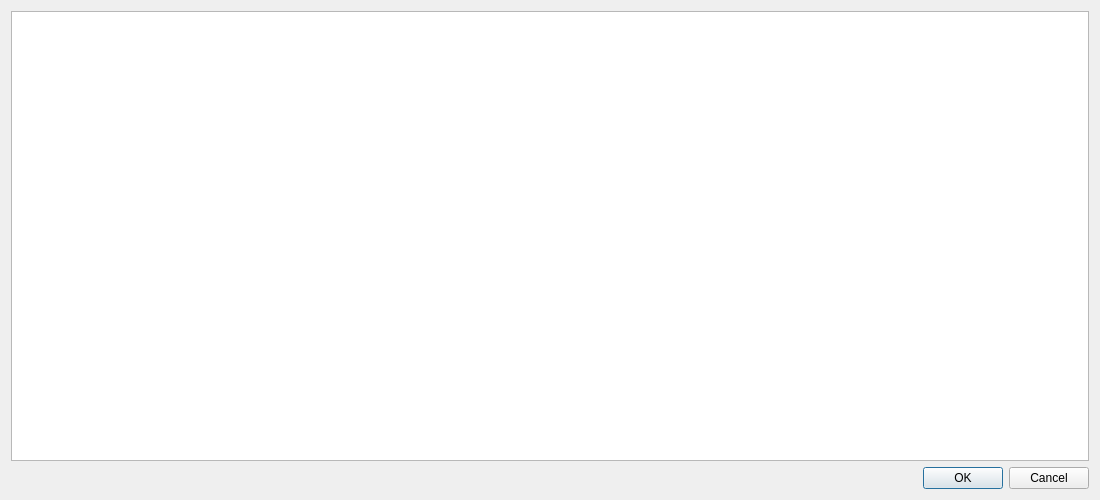
<?xml version="1.0" encoding="UTF-8"?>
<ui version="4.0">
 <class>DialogEditPurchases</class>
 <widget class="QDialog" name="DialogEditPurchases">
  <property name="geometry">
   <rect>
    <x>0</x>
    <y>0</y>
    <width>1100</width>
    <height>500</height>
   </rect>
  </property>
  <property name="windowTitle">
   <string>Edit Purchase Invoices</string>
  </property>
  <layout class="QVBoxLayout" name="verticalLayout">
   <item>
    <widget class="QTableWidget" name="tableWidget">
     <property name="editTriggers">
      <set>QAbstractItemView::NoEditTriggers</set>
     </property>
     <property name="alternatingRowColors">
      <bool>true</bool>
     </property>
     <property name="selectionMode">
      <enum>QAbstractItemView::NoSelection</enum>
     </property>
     <attribute name="horizontalHeaderStretchLastSection">
      <bool>true</bool>
     </attribute>
    </widget>
   </item>
   <item>
    <widget class="QDialogButtonBox" name="buttonBox">
     <property name="orientation">
      <enum>Qt::Horizontal</enum>
     </property>
     <property name="standardButtons">
      <set>QDialogButtonBox::Cancel|QDialogButtonBox::Ok</set>
     </property>
    </widget>
   </item>
  </layout>
 </widget>
 <resources/>
 <connections>
  <connection>
   <sender>buttonBox</sender>
   <signal>rejected()</signal>
   <receiver>DialogEditPurchases</receiver>
   <slot>reject()</slot>
   <hints>
    <hint type="sourcelabel">
     <x>316</x>
     <y>480</y>
    </hint>
    <hint type="destinationlabel">
     <x>286</x>
     <y>494</y>
    </hint>
   </hints>
  </connection>
 </connections>
</ui>
